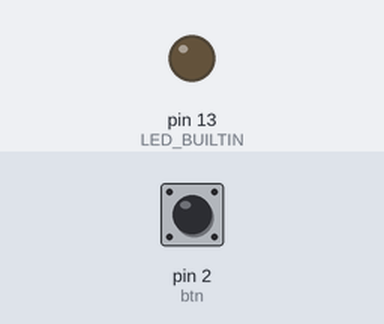
The sketch below on a simulated Arduino Uno, built with avr-gcc and run on an emulated ATmega328P. Parts: output pins drawn as LEDs (lit = HIGH). The inputs (shaded band) are chosen by the test bench; at power-on: pin 2 (btn) LOW.

Above: at 1.2 s.
1.3 s: pin 2 (btn) pulled HIGH for 0.15 s
At 1.9 s:
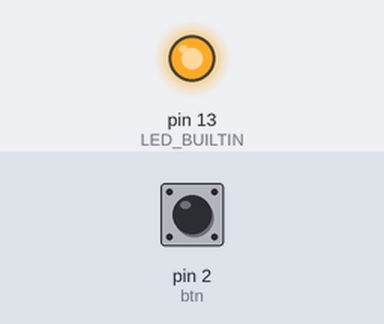
2.9 s: pin 2 (btn) pulled HIGH for 1 s
At 4.3 s:
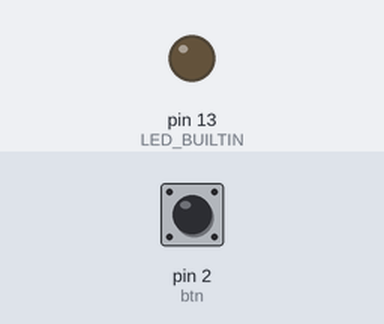
5.4 s: pin 2 (btn) pulled HIGH for 3.2 s
At 6.2 s:
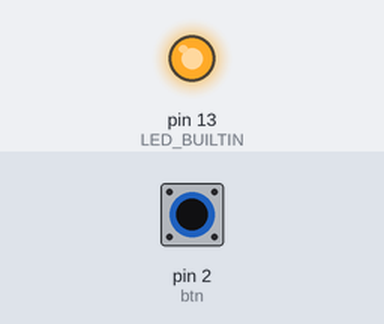
Timing chart, 0 to 8.4 s (numbered marks = the images above; inputs shaded):
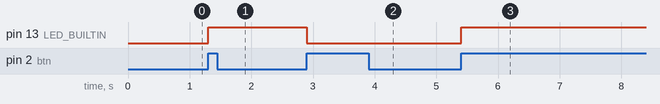

The sketch:

pushbutton-toggle.ino
```cpp
const int btn = 2;

// Declaramos as variáveis a seguir fora do loop() para que estejam disponíveis para
// todas as execuções de loop(), e seus valores sejam mantidos

// Variável para termos um histórico de se o botão estava pressionado no
// loop() anterior ou não
int prevBtnState = 0;

// Variável para determinar se o led deve ser aceso ou não
int ledOn = 0;

void setup() {
  pinMode(LED_BUILTIN, OUTPUT);
  pinMode(btn, INPUT);
}

void loop() {
  int btnState = digitalRead(btn);
  // Caso o botão esteja pressionado neste instante, e não estava pressionado anteriormente
  if (btnState && !prevBtnState) {
    // Invertemos o estado do LED
    if (ledOn) {
      ledOn = 0;
    } else {
      ledOn = 1;
    }

    // Como exercício adicional, tente compreender como a seguinte linha seria
    // equivalente ao bloco `if` acima:

    // ledOn = 1 - ledOn;
  }

  // Finalmente ligamos/desligamos o LED de acordo com a variavel
  digitalWrite(LED_BUILTIN, ledOn);

  // Armazenando o estado atual do botão para a próxima execução de loop()
  prevBtnState = btnState;
}
```

Measured:
- after the input at 1.3 s, pin 13 (LED_BUILTIN): LOW → HIGH at once
- after the input at 2.9 s, pin 13 (LED_BUILTIN): HIGH → LOW at once
- after the input at 5.4 s, pin 13 (LED_BUILTIN): LOW → HIGH at once
